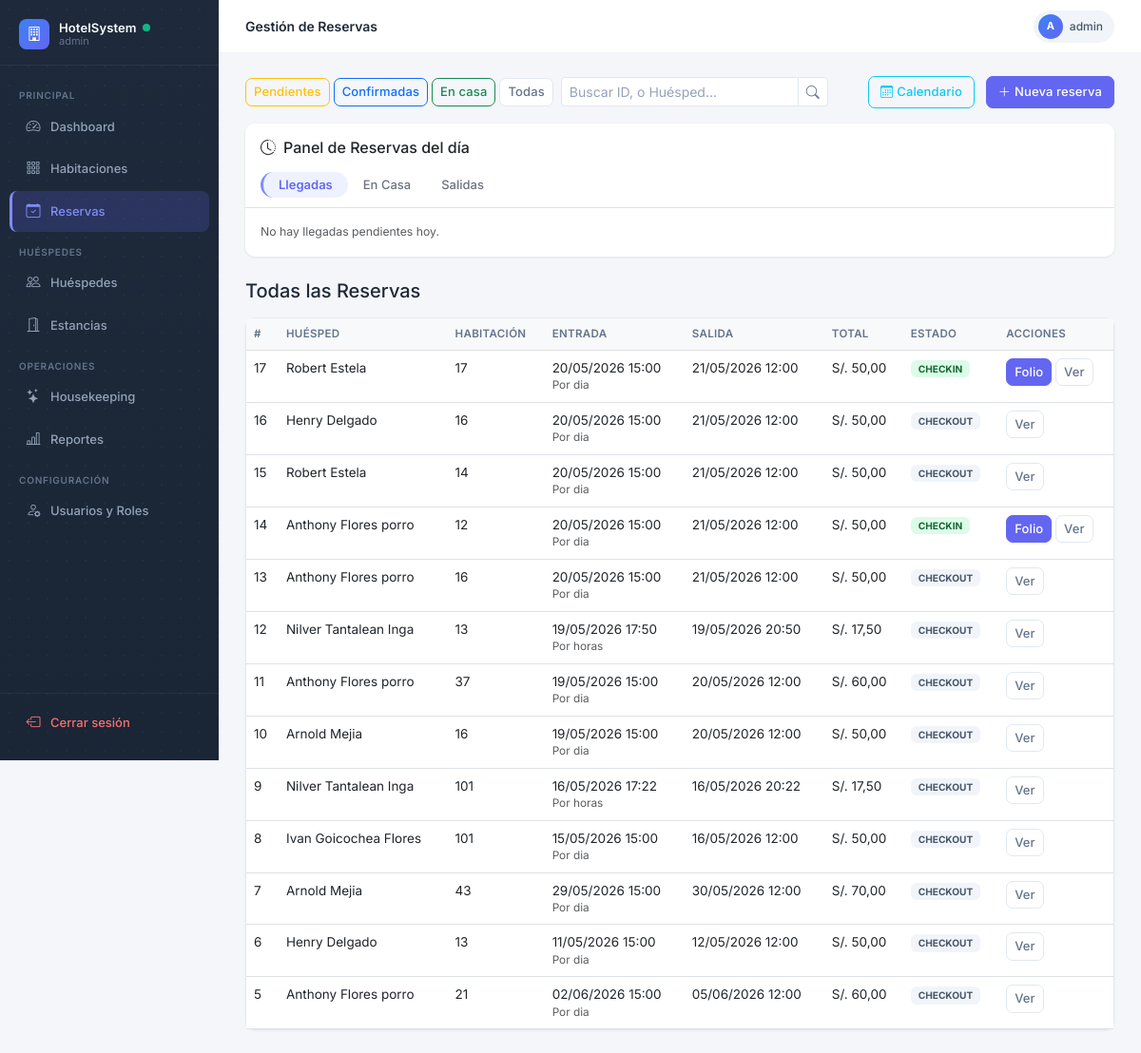
/reservas/ (signed in), run on an earlier commit of the app's database.
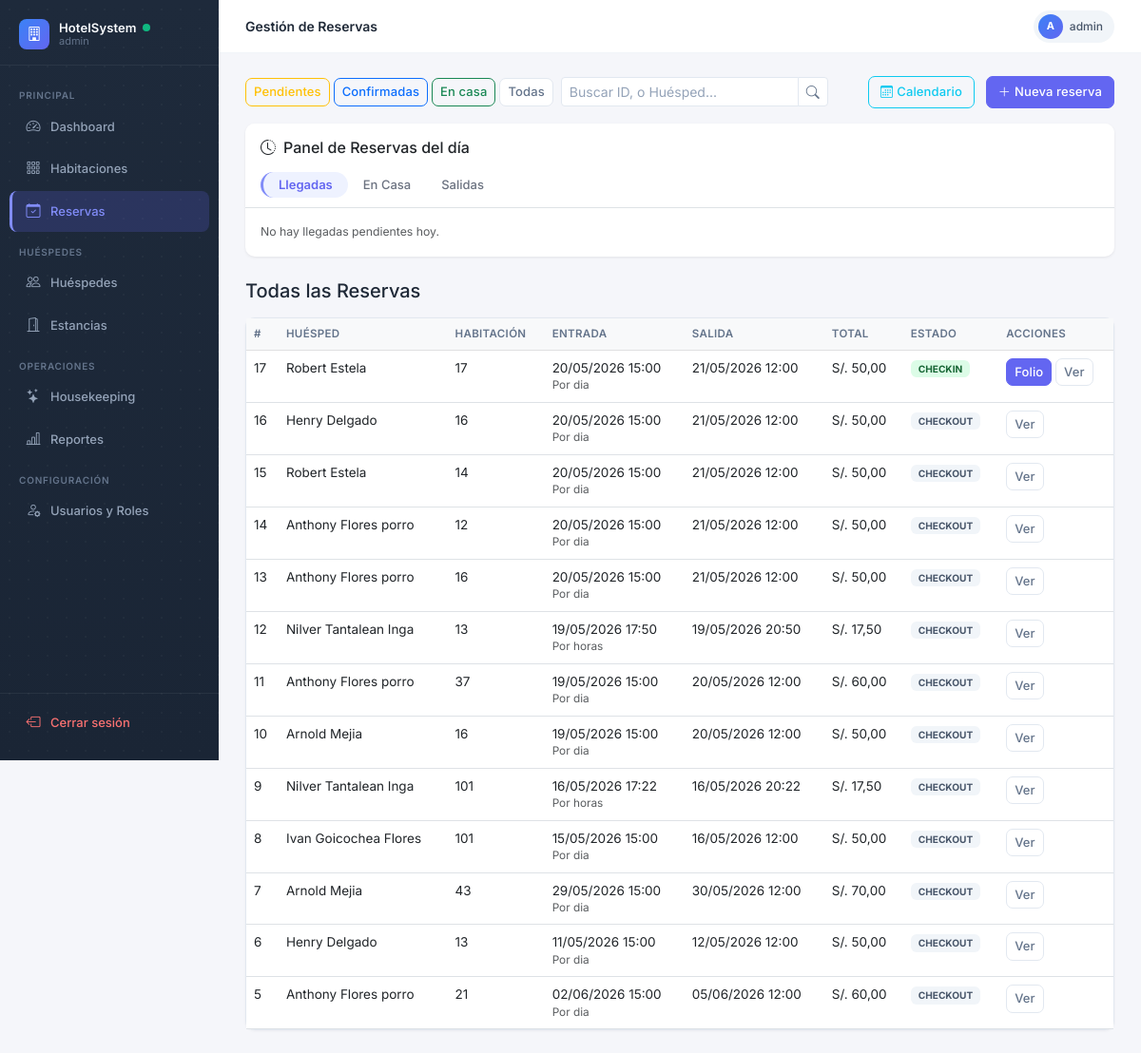
And on a later commit of the database.
### reservas/models.py (models this page shows, shortened)
class Reserva(models.Model):
    POR_DIA = 'DIA'
    POR_HORA = 'HORA'
    MODALIDAD_CHOICES = [
        (POR_DIA, 'Por dia'),
        (POR_HORA, 'Por horas'),
    ]
    PENDIENTE = 'PENDIENTE'
    CONFIRMADA = 'CONFIRMADA'
    CHECKIN = 'CHECKIN'
    CHECKOUT = 'CHECKOUT'
    CANCELADA = 'CANCELADA'
    ESTADO_CHOICES = [
        (PENDIENTE, 'Pendiente'),
        (CONFIRMADA, 'Confirmada'),
        (CHECKIN, 'Check-In realizado'),
        (CHECKOUT, 'Check-Out realizado'),
        (CANCELADA, 'Cancelada'),
    ]
    DIRECTO = 'DIRECTO'
    WEB = 'WEB'
    AGENCIA = 'AGENCIA'
    ORIGEN_CHOICES = [
        (DIRECTO, 'Directo'),
        (WEB, 'Web'),
        (AGENCIA, 'Agencia'),
    ]
    hotel = models.ForeignKey(Hotel, on_delete=models.CASCADE, related_name='reservas')
    huesped = models.ForeignKey(Huesped, on_delete=models.CASCADE, related_name='reservas')
    habitacion = models.ForeignKey(Habitacion, on_delete=models.SET_NULL, null=True, blank=True, related_name='reservas')
    fecha_entrada = models.DateField()
    fecha_salida = models.DateField()
    fecha_hora_entrada = models.DateTimeField(null=True, blank=True)
    fecha_hora_salida = models.DateTimeField(null=True, blank=True)
    modalidad = models.CharField(max_length=10, choices=MODALIDAD_CHOICES, default=POR_DIA)
    duracion_horas = models.DecimalField(max_digits=5, decimal_places=2, default=0)
    tolerancia_minutos = models.PositiveIntegerField(default=10)
    cargo_extra_desde_minutos = models.PositiveIntegerField(default=30)
    num_adultos = models.IntegerField(default=1, validators=[MinValueValidator(1)])
    estado = models.CharField(max_length=20, choices=ESTADO_CHOICES, default=PENDIENTE)
    precio_total = models.DecimalField(max_digits=10, decimal_places=2, default=0)
    origen = models.CharField(max_length=10, choices=ORIGEN_CHOICES, default=DIRECTO)
    observaciones = models.TextField(blank=True, null=True)
    motivo_cancelacion = models.TextField(blank=True, null=True)
    created_at = models.DateTimeField(auto_now_add=True)
    class Meta:
        verbose_name = 'Reserva'
        verbose_name_plural = 'Reservas'

### huespedes/models.py (models this page shows, shortened)
class Huesped(models.Model):
    DNI = 'DNI'
    PASAPORTE = 'PASAPORTE'
    CE = 'CE'
    TIPO_DOC_CHOICES = [
        (DNI, 'DNI'),
        (PASAPORTE, 'Pasaporte'),
        (CE, 'Carné de Extranjería'),
    ]
    tipo_doc = models.CharField(max_length=10, choices=TIPO_DOC_CHOICES, default=DNI)
    num_doc = models.CharField(max_length=20, unique=True)
    nombres = models.CharField(max_length=100)
    apellidos = models.CharField(max_length=100)
    email = models.EmailField(blank=True, null=True)
    telefono = models.CharField(max_length=20, blank=True, null=True)
    nacionalidad = models.CharField(max_length=50, default='Peruana')
    created_at = models.DateTimeField(auto_now_add=True)
    class Meta:
        verbose_name = 'Huésped'
        verbose_name_plural = 'Huéspedes'

### hotel/models.py (models this page shows, shortened)
class Habitacion(models.Model):
    DISPONIBLE = 'DISPONIBLE'
    OCUPADA = 'OCUPADA'
    LIMPIEZA = 'LIMPIEZA'
    MANTENIMIENTO = 'MANTENIMIENTO'
    ESTADO_CHOICES = [
        (DISPONIBLE, 'Disponible'),
        (OCUPADA, 'Ocupada'),
        (LIMPIEZA, 'En Limpieza'),
        (MANTENIMIENTO, 'En Mantenimiento'),
    ]
    hotel = models.ForeignKey(Hotel, on_delete=models.CASCADE, related_name='habitaciones')
    tipo = models.ForeignKey(TipoHabitacion, on_delete=models.CASCADE, related_name='habitaciones')
    numero = models.CharField(max_length=10)
    piso = models.IntegerField()
    estado = models.CharField(max_length=20, choices=ESTADO_CHOICES, default=DISPONIBLE)
    imagen_url = models.URLField(blank=True, null=True)
    imagenes_urls = models.JSONField(default=list, blank=True)
    class Meta:
        verbose_name = 'Habitación'
        verbose_name_plural = 'Habitaciones'
        unique_together = ['hotel', 'numero']

### views_frontend.py (the view, shortened to what this page needs)
# urls.py: path('reservas/', reservas_lista, name='reservas_lista'),
@login_required
def reservas_lista(request):
    if not _es_recepcionista(request.user):
        return _acceso_denegado(request)
    estado = request.GET.get('estado')
    query = request.GET.get('q', '').strip()
    reservas = Reserva.objects.select_related('huesped', 'habitacion').all().order_by('-created_at')
    if estado:
        reservas = reservas.filter(estado=estado)
    hoy = timezone.now().date()
    llegadas_hoy = Reserva.objects.filter(fecha_entrada=hoy, estado__in=['PENDIENTE', 'CONFIRMADA'])
    en_casa = Estancia.objects.filter(estado='ACTIVA')
    salidas_hoy = Estancia.objects.filter(estado='ACTIVA', reserva__fecha_salida=hoy)
    return render(request, 'reservas/lista.html', {
        'reservas': reservas,
        'query': query,
        'estado': estado,
        'llegadas_hoy': llegadas_hoy,
        'en_casa': en_casa,
        'salidas_hoy': salidas_hoy
    })

### config/roles.py (called while the page is built)
def es_admin(user):
    if not user or not user.is_authenticated:
        return False
    return user.is_superuser or pertenece_a_grupo(user, ROL_ADMIN)

def es_recepcionista(user):
    if not user or not user.is_authenticated:
        return False
    return es_admin(user) or pertenece_a_grupo(user, ROL_RECEPCIONISTA)

### views_frontend.py (called while the page is built)
def _es_recepcionista(user):
    return roles.es_recepcionista(user)

### templates/reservas/lista.html (shortened to what the changed rows need)
{% extends 'base.html' %}
{% block content %}
<div class="card">
  <div class="table-responsive">
    <table class="table table-hover mb-0">
      <thead class="table-light">
        <tr>
          <th>#</th>
          <th>Huésped</th>
          <th>Habitación</th>
          <th>Entrada</th>
          <th>Salida</th>
          <th>Total</th>
          <th>Estado</th>
          <th>Acciones</th>
        </tr>
      </thead>
      <tbody>
        {% for r in reservas %}
        <tr>
          <td>{{ r.id }}</td>
          <td>{{ r.huesped.nombres }} {{ r.huesped.apellidos }}</td>
          <td>{{ r.habitacion.numero|default:"—" }}</td>
          <td>
            {{ r.fecha_hora_entrada|date:"d/m/Y H:i" }}
            <div class="small text-muted">{{ r.get_modalidad_display }}</div>
          </td>
          <td>{{ r.fecha_hora_salida|date:"d/m/Y H:i" }}</td>
          <td>S/. {{ r.precio_total }}</td>
          <td><span class="badge badge-{{ r.estado|lower }} px-2 py-1">{{ r.estado }}</span></td>
          <td>
            {% if r.estado == 'PENDIENTE' or r.estado == 'CONFIRMADA' %}
            <a href="/reservas/{{ r.id }}/checkin/" class="btn btn-sm btn-success">Check-in</a>
            {% elif r.estado == 'CHECKIN' %}
            {% if r.estancia %}
            <a href="/estancias/{{ r.estancia.id }}/folio/" class="btn btn-sm btn-primary">Folio</a>
            {% endif %}
            {% endif %}
            <a href="/reservas/{{ r.id }}/" class="btn btn-sm btn-outline-secondary">Ver</a>
          </td>
        </tr>
        {% empty %}
        <tr>
          <td colspan="8" class="text-center text-muted py-4">No hay reservas.</td>
        </tr>
        {% endfor %}
      </tbody>
    </table>
  </div>
</div>
{% endblock %}

What changed in the data, as far as the page shows it:
changed Reserva id 14: estado "CHECKIN" → "CHECKOUT"; no longer shows "Folio"
